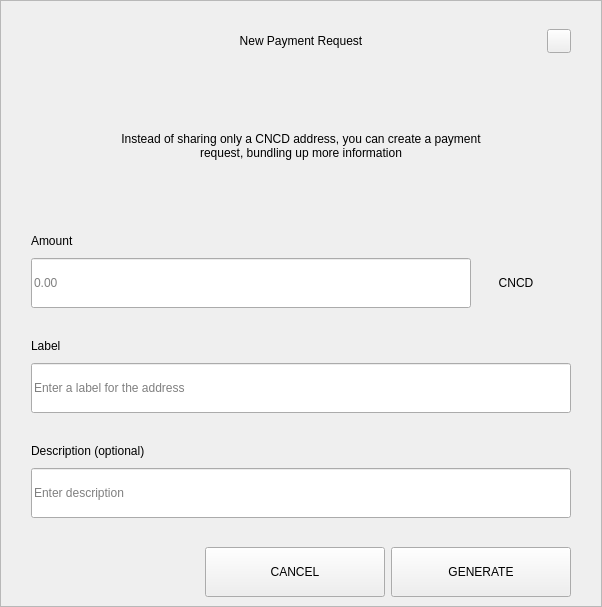
<?xml version="1.0" encoding="UTF-8"?>
<ui version="4.0">
 <class>RequestDialog</class>
 <widget class="QDialog" name="RequestDialog">
  <property name="geometry">
   <rect>
    <x>0</x>
    <y>0</y>
    <width>602</width>
    <height>607</height>
   </rect>
  </property>
  <property name="windowTitle">
   <string>Dialog</string>
  </property>
  <layout class="QVBoxLayout" name="verticalLayout_5">
   <property name="spacing">
    <number>0</number>
   </property>
   <property name="leftMargin">
    <number>0</number>
   </property>
   <property name="topMargin">
    <number>0</number>
   </property>
   <property name="rightMargin">
    <number>0</number>
   </property>
   <property name="bottomMargin">
    <number>0</number>
   </property>
   <item>
    <widget class="QFrame" name="frame">
     <property name="styleSheet">
      <string notr="true"/>
     </property>
     <property name="frameShape">
      <enum>QFrame::StyledPanel</enum>
     </property>
     <property name="frameShadow">
      <enum>QFrame::Raised</enum>
     </property>
     <layout class="QVBoxLayout" name="verticalLayout_4" stretch="1,0,0">
      <property name="spacing">
       <number>0</number>
      </property>
      <property name="leftMargin">
       <number>30</number>
      </property>
      <property name="topMargin">
       <number>20</number>
      </property>
      <property name="rightMargin">
       <number>30</number>
      </property>
      <property name="bottomMargin">
       <number>0</number>
      </property>
      <item>
       <layout class="QHBoxLayout" name="horizontalLayout_3">
        <property name="spacing">
         <number>0</number>
        </property>
        <item>
         <spacer name="horizontalSpacer_21">
          <property name="orientation">
           <enum>Qt::Horizontal</enum>
          </property>
          <property name="sizeHint" stdset="0">
           <size>
            <width>40</width>
            <height>20</height>
           </size>
          </property>
         </spacer>
        </item>
        <item>
         <widget class="QLabel" name="labelTitle">
          <property name="minimumSize">
           <size>
            <width>0</width>
            <height>40</height>
           </size>
          </property>
          <property name="maximumSize">
           <size>
            <width>16777215</width>
            <height>40</height>
           </size>
          </property>
          <property name="styleSheet">
           <string notr="true">padding-left:24px;</string>
          </property>
          <property name="text">
           <string>New Payment Request</string>
          </property>
          <property name="alignment">
           <set>Qt::AlignCenter</set>
          </property>
          <property name="margin">
           <number>7</number>
          </property>
         </widget>
        </item>
        <item>
         <spacer name="horizontalSpacer">
          <property name="orientation">
           <enum>Qt::Horizontal</enum>
          </property>
          <property name="sizeHint" stdset="0">
           <size>
            <width>40</width>
            <height>20</height>
           </size>
          </property>
         </spacer>
        </item>
        <item>
         <widget class="QPushButton" name="btnEsc">
          <property name="minimumSize">
           <size>
            <width>24</width>
            <height>24</height>
           </size>
          </property>
          <property name="maximumSize">
           <size>
            <width>24</width>
            <height>24</height>
           </size>
          </property>
          <property name="focusPolicy">
           <enum>Qt::NoFocus</enum>
          </property>
          <property name="text">
           <string/>
          </property>
         </widget>
        </item>
       </layout>
      </item>
      <item>
       <widget class="QStackedWidget" name="stack">
        <property name="minimumSize">
         <size>
          <width>540</width>
          <height>0</height>
         </size>
        </property>
        <property name="maximumSize">
         <size>
          <width>540</width>
          <height>16777215</height>
         </size>
        </property>
        <property name="currentIndex">
         <number>0</number>
        </property>
        <widget class="QWidget" name="page_1">
         <property name="minimumSize">
          <size>
           <width>540</width>
           <height>0</height>
          </size>
         </property>
         <property name="maximumSize">
          <size>
           <width>540</width>
           <height>16777215</height>
          </size>
         </property>
         <layout class="QVBoxLayout" name="layout1">
          <property name="spacing">
           <number>0</number>
          </property>
          <property name="leftMargin">
           <number>0</number>
          </property>
          <property name="topMargin">
           <number>0</number>
          </property>
          <property name="rightMargin">
           <number>0</number>
          </property>
          <property name="bottomMargin">
           <number>0</number>
          </property>
          <item>
           <spacer name="verticalSpacer_21">
            <property name="orientation">
             <enum>Qt::Vertical</enum>
            </property>
            <property name="sizeType">
             <enum>QSizePolicy::Fixed</enum>
            </property>
            <property name="sizeHint" stdset="0">
             <size>
              <width>20</width>
              <height>30</height>
             </size>
            </property>
           </spacer>
          </item>
          <item alignment="Qt::AlignHCenter">
           <widget class="QLabel" name="labelMessage">
            <property name="minimumSize">
             <size>
              <width>400</width>
              <height>50</height>
             </size>
            </property>
            <property name="text">
             <string>Instead of sharing only a CNCD address, you can create a payment request, bundling up more information</string>
            </property>
            <property name="alignment">
             <set>Qt::AlignCenter</set>
            </property>
            <property name="wordWrap">
             <bool>true</bool>
            </property>
           </widget>
          </item>
          <item alignment="Qt::AlignBottom">
           <widget class="QWidget" name="containerAmount" native="true">
            <layout class="QVBoxLayout" name="verticalLayout">
             <property name="spacing">
              <number>9</number>
             </property>
             <property name="leftMargin">
              <number>0</number>
             </property>
             <property name="topMargin">
              <number>0</number>
             </property>
             <property name="rightMargin">
              <number>0</number>
             </property>
             <property name="bottomMargin">
              <number>0</number>
             </property>
             <item>
              <widget class="QLabel" name="labelSubtitleAmount">
               <property name="minimumSize">
                <size>
                 <width>350</width>
                 <height>16</height>
                </size>
               </property>
               <property name="maximumSize">
                <size>
                 <width>16777215</width>
                 <height>16</height>
                </size>
               </property>
               <property name="text">
                <string>Amount</string>
               </property>
              </widget>
             </item>
             <item alignment="Qt::AlignTop">
              <widget class="QWidget" name="layoutAmount" native="true">
               <layout class="QHBoxLayout" name="horizontalLayout" stretch="2,0">
                <property name="spacing">
                 <number>0</number>
                </property>
                <property name="leftMargin">
                 <number>0</number>
                </property>
                <property name="topMargin">
                 <number>0</number>
                </property>
                <property name="rightMargin">
                 <number>0</number>
                </property>
                <property name="bottomMargin">
                 <number>0</number>
                </property>
                <item>
                 <widget class="QLineEdit" name="lineEditAmount">
                  <property name="minimumSize">
                   <size>
                    <width>0</width>
                    <height>50</height>
                   </size>
                  </property>
                  <property name="maximumSize">
                   <size>
                    <width>16777215</width>
                    <height>50</height>
                   </size>
                  </property>
                  <property name="placeholderText">
                   <string notr="true">0.00</string>
                  </property>
                 </widget>
                </item>
                <item>
                 <widget class="QWidget" name="comboContainer" native="true">
                  <property name="minimumSize">
                   <size>
                    <width>100</width>
                    <height>50</height>
                   </size>
                  </property>
                  <property name="maximumSize">
                   <size>
                    <width>16777215</width>
                    <height>50</height>
                   </size>
                  </property>
                  <layout class="QHBoxLayout" name="horizontalLayout_31">
                   <property name="spacing">
                    <number>0</number>
                   </property>
                   <property name="leftMargin">
                    <number>0</number>
                   </property>
                   <property name="topMargin">
                    <number>0</number>
                   </property>
                   <property name="rightMargin">
                    <number>10</number>
                   </property>
                   <property name="bottomMargin">
                    <number>0</number>
                   </property>
                   <item>
                    <widget class="QLabel" name="comboBoxCoin">
                     <property name="text">
                      <string>CNCD</string>
                     </property>
                     <property name="alignment">
                      <set>Qt::AlignCenter</set>
                     </property>
                    </widget>
                   </item>
                  </layout>
                 </widget>
                </item>
               </layout>
              </widget>
             </item>
            </layout>
           </widget>
          </item>
          <item>
           <spacer name="verticalSpacer_31">
            <property name="orientation">
             <enum>Qt::Vertical</enum>
            </property>
            <property name="sizeType">
             <enum>QSizePolicy::Fixed</enum>
            </property>
            <property name="sizeHint" stdset="0">
             <size>
              <width>20</width>
              <height>30</height>
             </size>
            </property>
           </spacer>
          </item>
          <item>
           <layout class="QVBoxLayout" name="verticalLayoutLabel">
            <property name="spacing">
             <number>9</number>
            </property>
            <item>
             <widget class="QLabel" name="labelSubtitleLabel">
              <property name="minimumSize">
               <size>
                <width>0</width>
                <height>16</height>
               </size>
              </property>
              <property name="maximumSize">
               <size>
                <width>16777215</width>
                <height>16</height>
               </size>
              </property>
              <property name="text">
               <string>Label</string>
              </property>
             </widget>
            </item>
            <item>
             <widget class="QLineEdit" name="lineEditLabel">
              <property name="minimumSize">
               <size>
                <width>0</width>
                <height>50</height>
               </size>
              </property>
              <property name="maximumSize">
               <size>
                <width>16777215</width>
                <height>50</height>
               </size>
              </property>
              <property name="placeholderText">
               <string>Enter a label for the address</string>
              </property>
             </widget>
            </item>
           </layout>
          </item>
          <item>
           <spacer name="verticalSpacer_34">
            <property name="orientation">
             <enum>Qt::Vertical</enum>
            </property>
            <property name="sizeType">
             <enum>QSizePolicy::Fixed</enum>
            </property>
            <property name="sizeHint" stdset="0">
             <size>
              <width>20</width>
              <height>30</height>
             </size>
            </property>
           </spacer>
          </item>
          <item>
           <layout class="QVBoxLayout" name="verticalLayoutDescription">
            <property name="spacing">
             <number>9</number>
            </property>
            <item>
             <widget class="QLabel" name="labelSubtitleDescription">
              <property name="minimumSize">
               <size>
                <width>0</width>
                <height>16</height>
               </size>
              </property>
              <property name="maximumSize">
               <size>
                <width>16777215</width>
                <height>16</height>
               </size>
              </property>
              <property name="text">
               <string>Description (optional)</string>
              </property>
             </widget>
            </item>
            <item>
             <widget class="QLineEdit" name="lineEditDescription">
              <property name="minimumSize">
               <size>
                <width>0</width>
                <height>50</height>
               </size>
              </property>
              <property name="maximumSize">
               <size>
                <width>16777215</width>
                <height>50</height>
               </size>
              </property>
              <property name="placeholderText">
               <string>Enter description</string>
              </property>
             </widget>
            </item>
            <item>
             <spacer name="verticalSpacer_4">
              <property name="orientation">
               <enum>Qt::Vertical</enum>
              </property>
              <property name="sizeType">
               <enum>QSizePolicy::Fixed</enum>
              </property>
              <property name="sizeHint" stdset="0">
               <size>
                <width>20</width>
                <height>20</height>
               </size>
              </property>
             </spacer>
            </item>
           </layout>
          </item>
         </layout>
        </widget>
        <widget class="QWidget" name="page_2">
         <layout class="QVBoxLayout" name="layout2">
          <item>
           <spacer name="verticalSpacer_5">
            <property name="orientation">
             <enum>Qt::Vertical</enum>
            </property>
            <property name="sizeType">
             <enum>QSizePolicy::Fixed</enum>
            </property>
            <property name="sizeHint" stdset="0">
             <size>
              <width>20</width>
              <height>50</height>
             </size>
            </property>
           </spacer>
          </item>
          <item alignment="Qt::AlignHCenter">
           <widget class="QLabel" name="labelQrImg">
            <property name="minimumSize">
             <size>
              <width>260</width>
              <height>260</height>
             </size>
            </property>
            <property name="maximumSize">
             <size>
              <width>260</width>
              <height>260</height>
             </size>
            </property>
            <property name="text">
             <string/>
            </property>
            <property name="alignment">
             <set>Qt::AlignCenter</set>
            </property>
           </widget>
          </item>
          <item>
           <spacer name="verticalSpacer_2">
            <property name="orientation">
             <enum>Qt::Vertical</enum>
            </property>
            <property name="sizeType">
             <enum>QSizePolicy::Fixed</enum>
            </property>
            <property name="sizeHint" stdset="0">
             <size>
              <width>20</width>
              <height>30</height>
             </size>
            </property>
           </spacer>
          </item>
          <item alignment="Qt::AlignHCenter">
           <widget class="QLabel" name="labelAddress">
            <property name="text">
             <string>D7VFR83SQbiezrW72hjcWJtcfip5krte2Z </string>
            </property>
           </widget>
          </item>
          <item>
           <spacer name="verticalSpacer_32">
            <property name="orientation">
             <enum>Qt::Vertical</enum>
            </property>
            <property name="sizeType">
             <enum>QSizePolicy::Expanding</enum>
            </property>
            <property name="sizeHint" stdset="0">
             <size>
              <width>20</width>
              <height>20</height>
             </size>
            </property>
           </spacer>
          </item>
          <item>
           <layout class="QHBoxLayout" name="horizontal">
            <property name="leftMargin">
             <number>20</number>
            </property>
            <property name="rightMargin">
             <number>20</number>
            </property>
            <property name="bottomMargin">
             <number>20</number>
            </property>
            <item>
             <spacer name="horizontalSpacer_4">
              <property name="orientation">
               <enum>Qt::Horizontal</enum>
              </property>
              <property name="sizeHint" stdset="0">
               <size>
                <width>40</width>
                <height>20</height>
               </size>
              </property>
             </spacer>
            </item>
            <item>
             <widget class="QPushButton" name="btnCopyAddress">
              <property name="minimumSize">
               <size>
                <width>180</width>
                <height>50</height>
               </size>
              </property>
              <property name="text">
               <string>COPY ADDRESS</string>
              </property>
             </widget>
            </item>
            <item>
             <widget class="QPushButton" name="btnCopyUrl">
              <property name="minimumSize">
               <size>
                <width>180</width>
                <height>50</height>
               </size>
              </property>
              <property name="text">
               <string>COPY URL</string>
              </property>
             </widget>
            </item>
            <item>
             <spacer name="horizontalSpacer_2">
              <property name="orientation">
               <enum>Qt::Horizontal</enum>
              </property>
              <property name="sizeHint" stdset="0">
               <size>
                <width>40</width>
                <height>20</height>
               </size>
              </property>
             </spacer>
            </item>
           </layout>
          </item>
         </layout>
        </widget>
       </widget>
      </item>
      <item>
       <widget class="QWidget" name="buttonsStack" native="true">
        <layout class="QHBoxLayout" name="horizontalLayout_5">
         <property name="leftMargin">
          <number>20</number>
         </property>
         <property name="rightMargin">
          <number>0</number>
         </property>
         <item>
          <spacer name="horizontalSpacer_41">
           <property name="orientation">
            <enum>Qt::Horizontal</enum>
           </property>
           <property name="sizeHint" stdset="0">
            <size>
             <width>40</width>
             <height>20</height>
            </size>
           </property>
          </spacer>
         </item>
         <item>
          <widget class="QPushButton" name="btnCancel">
           <property name="minimumSize">
            <size>
             <width>180</width>
             <height>50</height>
            </size>
           </property>
           <property name="focusPolicy">
            <enum>Qt::NoFocus</enum>
           </property>
           <property name="text">
            <string>CANCEL</string>
           </property>
          </widget>
         </item>
         <item>
          <widget class="QPushButton" name="btnSave">
           <property name="minimumSize">
            <size>
             <width>180</width>
             <height>50</height>
            </size>
           </property>
           <property name="focusPolicy">
            <enum>Qt::NoFocus</enum>
           </property>
           <property name="text">
            <string>GENERATE</string>
           </property>
          </widget>
         </item>
        </layout>
       </widget>
      </item>
     </layout>
    </widget>
   </item>
  </layout>
 </widget>
 <resources/>
 <connections/>
</ui>
